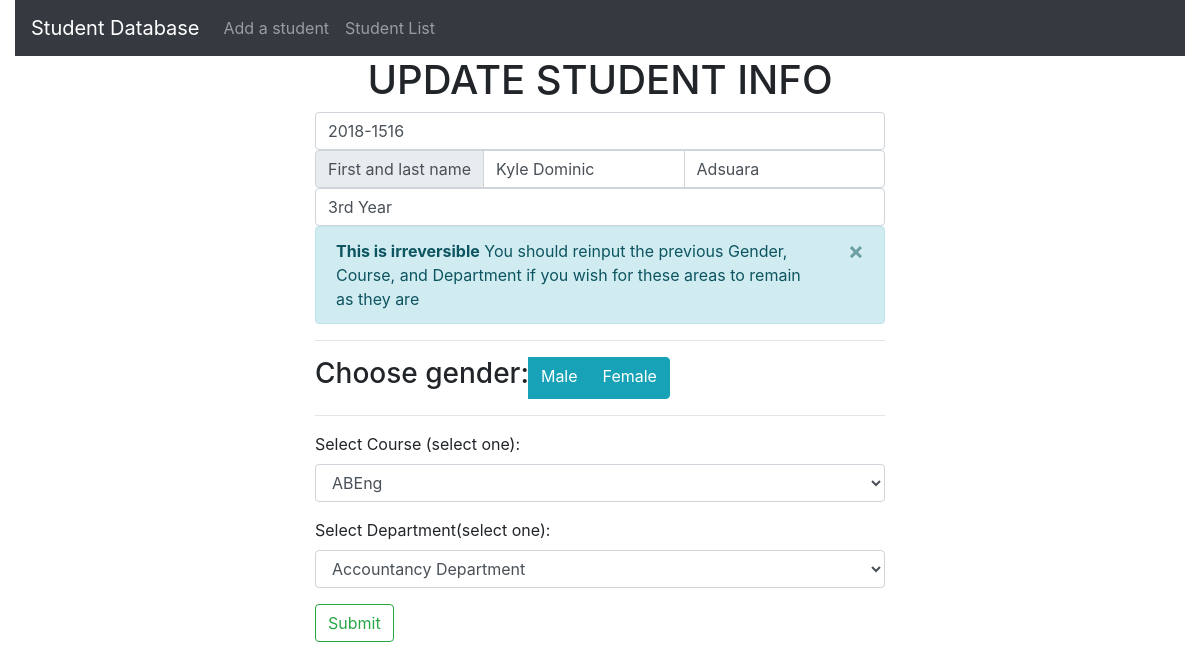
/update/2018-1516, run on the app's committed database.
### tables this page shows
CREATE TABLE Students(
		idNum text PRIMARY KEY NOT NULL,
		fName varchar(25),
		lName varchar(25),
		yearLvl text,
		gender char(1),
		course varchar,
		department varchar,
		foreign key(course) references Course(courseCode),
		foreign key(department) references Department(dname));

### app.py (the view, shortened to what this page needs)
@app.route('/update/<string:id>', methods=['GET','POST'])
def update(id):
	cur = get_db().cursor()
	cur.execute("SELECT idNum, fName, lName, yearLvl FROM students WHERE idNum=:idnum",
		{'idnum': id})
	updt = cur.fetchall()
	cur.execute('SELECT courseCode FROM Course')
	courses = cur.fetchall()
	cur.execute('SELECT dName FROM Department')
	departments = cur.fetchall()
	return render_template('update.html', courses=courses, departments=departments, updates=updt)

### app.py (called while the page is built)
def get_db():
    db = getattr(g, '_database', None)
    if db is None:
        db = g._database = sqlite3.connect('CRUD.db')
    return db

### templates/update.html
{% extends "layout.html" %}
{% block body %}
<div class="container-fluid">
	<div class="row">
		<div class="col-md-12">
			<nav class="navbar navbar-expand-lg navbar-dark bg-dark">
				<a class="navbar-brand" href="#">Student Database</a>
				<div class="collapse navbar-collapse" id="navbarSupportedContent">
					<ul class="navbar-nav mr-auto">
						<li class="nav-item">
							<a class="nav-link" href="/">Add a student</a>
						</li>
						<li class="nav-item">
							<a class="nav-link" href="/List_page">Student List</a>
						</li>
					</ul>
				</div>
			</nav>
		</div>
	</div>
	<div class="row">
		<div class="center">
			<h1 style="text-align:center;">UPDATE STUDENT INFO
			</h1>
		</div>
	</div>
	<div class="row">
		<div class="center col-md-6">
			<form action=" " method="POST">
				{% for update in updates %}
				<input class="form-control" type="text" placeholder="New ID number" name="idnum" value="{{update[0]}}">
				<div class="input-group">
					<div class="input-group-prepend">
						<span class="input-group-text">First and last name</span>
					</div>
					<input type="text" name="fname" placeholder="Update First Name" value="{{update[1]}}" class="form-control">
					<input type="text" name="lname" placeholder="Update Last Name" value="{{update[2]}}" class="form-control">
				</div>
				<input class="form-control" type="text" placeholder="Update Year Level" value="{{update[3]}}" name="yrlvl">
				{% endfor %}
				<div class="alert alert-info alert-dismissible fade show" role="alert">
					<strong>This is irreversible</strong> You should reinput the previous Gender, Course, and Department if you wish for these areas to remain as they are
					<button type="button" class="close" data-dismiss="alert" aria-label="Close">
						<span aria-hidden="true">&times;</span>
					</button>
				</div>
				<hr>
				<div class="btn-group btn-group-toggle" data-toggle="buttons" aria-label="Gender">
					<h3>Choose gender: </h3>
					<label class="btn btn-info">
						<input type="radio" name="genderopt" id="M" value="M"> Male
					</label>
					<label class="btn btn-info">
						<input type="radio" name="genderopt" id="F" value="F">Female
					</label>
				</div>
				<hr>
				<div class="form-group">
					<label for="sel1">Select Course (select one):</label>
					<select class="form-control" id="sel1"  name="course_sel">
						{% for course in courses %}
						<option>{{course[0]}}</option>
						{% endfor %}
					</select>
				</div>
				<div class="form-group">
					<label for="sel2">Select Department(select one):</label>
					<select class="form-control" id="sel2" name="dept_sel">
						{% for department in departments %}
						<option>{{department[0]}}</option>
						{% endfor %}
					</select>
				</div>
				<input class="btn btn-outline-success" type="submit" value="Submit">
			</form>
		</div>
	</div>
</div>
{% endblock %}

### static/main.css (style rules this page uses)
.center { margin-left: auto; margin-right: auto; }

### data on the page
Students: idnum "2018-1516", fname "Kyle Dominic", lname "Adsuara", yrlvl "3rd Year"

### other printed values
form field course_sel "ABEng"
form field dept_sel "Accountancy Department"
